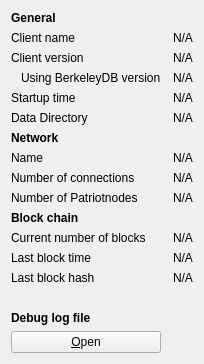
     <widget class="QWidget" name="tab_info">
      <attribute name="title">
       <string>&amp;Information</string>
      </attribute>
      <layout class="QGridLayout" name="gridLayout" columnstretch="0,0">
       <property name="horizontalSpacing">
        <number>12</number>
       </property>
       <item row="0" column="0">
        <widget class="QLabel" name="generalHeader">
         <property name="font">
          <font>
           <weight>75</weight>
           <bold>true</bold>
          </font>
         </property>
         <property name="text">
          <string>General</string>
         </property>
        </widget>
       </item>
       <item row="1" column="0">
        <widget class="QLabel" name="clientNameLabel">
         <property name="text">
          <string>Client name</string>
         </property>
        </widget>
       </item>
       <item row="1" column="1">
        <widget class="QLabel" name="clientName">
         <property name="cursor">
          <cursorShape>IBeamCursor</cursorShape>
         </property>
         <property name="text">
          <string>N/A</string>
         </property>
         <property name="textFormat">
          <enum>Qt::PlainText</enum>
         </property>
         <property name="textInteractionFlags">
          <set>Qt::LinksAccessibleByMouse|Qt::TextSelectableByKeyboard|Qt::TextSelectableByMouse</set>
         </property>
        </widget>
       </item>
       <item row="2" column="0">
        <widget class="QLabel" name="clientVersionLabel">
         <property name="text">
          <string>Client version</string>
         </property>
        </widget>
       </item>
       <item row="2" column="1">
        <widget class="QLabel" name="clientVersion">
         <property name="cursor">
          <cursorShape>IBeamCursor</cursorShape>
         </property>
         <property name="text">
          <string>N/A</string>
         </property>
         <property name="textFormat">
          <enum>Qt::PlainText</enum>
         </property>
         <property name="textInteractionFlags">
          <set>Qt::LinksAccessibleByMouse|Qt::TextSelectableByKeyboard|Qt::TextSelectableByMouse</set>
         </property>
        </widget>
       </item>
       <item row="3" column="0">
        <widget class="QLabel" name="berkeleyDBVersionLabel">
         <property name="text">
          <string>Using BerkeleyDB version</string>
         </property>
         <property name="indent">
          <number>10</number>
         </property>
        </widget>
       </item>
       <item row="3" column="1">
        <widget class="QLabel" name="berkeleyDBVersion">
         <property name="cursor">
          <cursorShape>IBeamCursor</cursorShape>
         </property>
         <property name="text">
          <string>N/A</string>
         </property>
         <property name="textFormat">
          <enum>Qt::PlainText</enum>
         </property>
         <property name="textInteractionFlags">
          <set>Qt::LinksAccessibleByMouse|Qt::TextSelectableByKeyboard|Qt::TextSelectableByMouse</set>
         </property>
        </widget>
       </item>
       <item row="4" column="0">
        <widget class="QLabel" name="startupTimeLabel">
         <property name="text">
          <string>Startup time</string>
         </property>
        </widget>
       </item>
       <item row="4" column="1">
        <widget class="QLabel" name="startupTime">
         <property name="cursor">
          <cursorShape>IBeamCursor</cursorShape>
         </property>
         <property name="text">
          <string>N/A</string>
         </property>
         <property name="textFormat">
          <enum>Qt::PlainText</enum>
         </property>
         <property name="textInteractionFlags">
          <set>Qt::LinksAccessibleByMouse|Qt::TextSelectableByKeyboard|Qt::TextSelectableByMouse</set>
         </property>
        </widget>
       </item>
       <item row="5" column="0">
        <widget class="QLabel" name="dataDirLabel">
         <property name="text">
          <string>Data Directory</string>
         </property>
        </widget>
       </item>
       <item row="5" column="1">
        <widget class="QLabel" name="dataDir">
         <property name="text">
          <string>N/A</string>
         </property>
        </widget>
       </item>
       <item row="6" column="0">
        <widget class="QLabel" name="networkHeader">
         <property name="font">
          <font>
           <weight>75</weight>
           <bold>true</bold>
          </font>
         </property>
         <property name="text">
          <string>Network</string>
         </property>
        </widget>
       </item>
       <item row="7" column="0">
        <widget class="QLabel" name="networkNameLabel">
         <property name="text">
          <string>Name</string>
         </property>
        </widget>
       </item>
       <item row="7" column="1">
        <widget class="QLabel" name="networkName">
         <property name="cursor">
          <cursorShape>IBeamCursor</cursorShape>
         </property>
         <property name="text">
          <string>N/A</string>
         </property>
         <property name="textFormat">
          <enum>Qt::PlainText</enum>
         </property>
         <property name="textInteractionFlags">
          <set>Qt::LinksAccessibleByMouse|Qt::TextSelectableByKeyboard|Qt::TextSelectableByMouse</set>
         </property>
        </widget>
       </item>
       <item row="8" column="0">
        <widget class="QLabel" name="numberOfConnectionsLabel">
         <property name="text">
          <string>Number of connections</string>
         </property>
        </widget>
       </item>
       <item row="8" column="1">
        <widget class="QLabel" name="numberOfConnections">
         <property name="cursor">
          <cursorShape>IBeamCursor</cursorShape>
         </property>
         <property name="text">
          <string>N/A</string>
         </property>
         <property name="textFormat">
          <enum>Qt::PlainText</enum>
         </property>
         <property name="textInteractionFlags">
          <set>Qt::LinksAccessibleByMouse|Qt::TextSelectableByKeyboard|Qt::TextSelectableByMouse</set>
         </property>
        </widget>
       </item>
       <item row="9" column="0">
        <widget class="QLabel" name="patriotnodeCountLabel">
         <property name="text">
          <string>Number of Patriotnodes</string>
         </property>
        </widget>
       </item>
       <item row="9" column="1">
        <widget class="QLabel" name="patriotnodeCount">
         <property name="cursor">
          <cursorShape>IBeamCursor</cursorShape>
         </property>
         <property name="text">
          <string>N/A</string>
         </property>
         <property name="textFormat">
          <enum>Qt::PlainText</enum>
         </property>
         <property name="textInteractionFlags">
          <set>Qt::LinksAccessibleByMouse|Qt::TextSelectableByKeyboard|Qt::TextSelectableByMouse</set>
         </property>
        </widget>
       </item>
       <item row="10" column="0">
        <widget class="QLabel" name="blockchainHeader">
         <property name="font">
          <font>
           <weight>75</weight>
           <bold>true</bold>
          </font>
         </property>
         <property name="text">
          <string>Block chain</string>
         </property>
        </widget>
       </item>
       <item row="11" column="0">
        <widget class="QLabel" name="numberOfBlocksLabel">
         <property name="text">
          <string>Current number of blocks</string>
         </property>
        </widget>
       </item>
       <item row="11" column="1">
        <widget class="QLabel" name="numberOfBlocks">
         <property name="cursor">
          <cursorShape>IBeamCursor</cursorShape>
         </property>
         <property name="text">
          <string>N/A</string>
         </property>
         <property name="textFormat">
          <enum>Qt::PlainText</enum>
         </property>
         <property name="textInteractionFlags">
          <set>Qt::LinksAccessibleByMouse|Qt::TextSelectableByKeyboard|Qt::TextSelectableByMouse</set>
         </property>
        </widget>
       </item>
       <item row="12" column="0">
        <widget class="QLabel" name="lastBlockTimeLabel">
         <property name="text">
          <string>Last block time</string>
         </property>
        </widget>
       </item>
       <item row="12" column="1">
        <widget class="QLabel" name="lastBlockTime">
         <property name="cursor">
          <cursorShape>IBeamCursor</cursorShape>
         </property>
         <property name="text">
          <string>N/A</string>
         </property>
         <property name="textFormat">
          <enum>Qt::PlainText</enum>
         </property>
         <property name="textInteractionFlags">
          <set>Qt::LinksAccessibleByMouse|Qt::TextSelectableByKeyboard|Qt::TextSelectableByMouse</set>
         </property>
        </widget>
       </item>
       <item row="13" column="0">
        <widget class="QLabel" name="lastBlockHashLabel">
         <property name="text">
          <string>Last block hash</string>
         </property>
        </widget>
       </item>
       <item row="13" column="1">
        <widget class="QLabel" name="lastBlockHash">
         <property name="text">
          <string>N/A</string>
         </property>
        </widget>
       </item>
       <item row="14" column="0">
        <spacer name="verticalSpacer_2">
         <property name="orientation">
          <enum>Qt::Vertical</enum>
         </property>
         <property name="sizeHint" stdset="0">
          <size>
           <width>20</width>
           <height>20</height>
          </size>
         </property>
        </spacer>
       </item>
       <item row="15" column="0">
        <widget class="QLabel" name="debugLogFileHeader">
         <property name="font">
          <font>
           <weight>75</weight>
           <bold>true</bold>
          </font>
         </property>
         <property name="text">
          <string>Debug log file</string>
         </property>
        </widget>
       </item>
       <item row="16" column="0">
        <widget class="QPushButton" name="openDebugLogfileButton">
         <property name="toolTip">
          <string>Open the FreedomCoin debug log file from the current data directory. This can take a few seconds for large log files.</string>
         </property>
         <property name="text">
          <string>&amp;Open</string>
         </property>
         <property name="autoDefault">
          <bool>false</bool>
         </property>
        </widget>
       </item>
      </layout>
     </widget>
